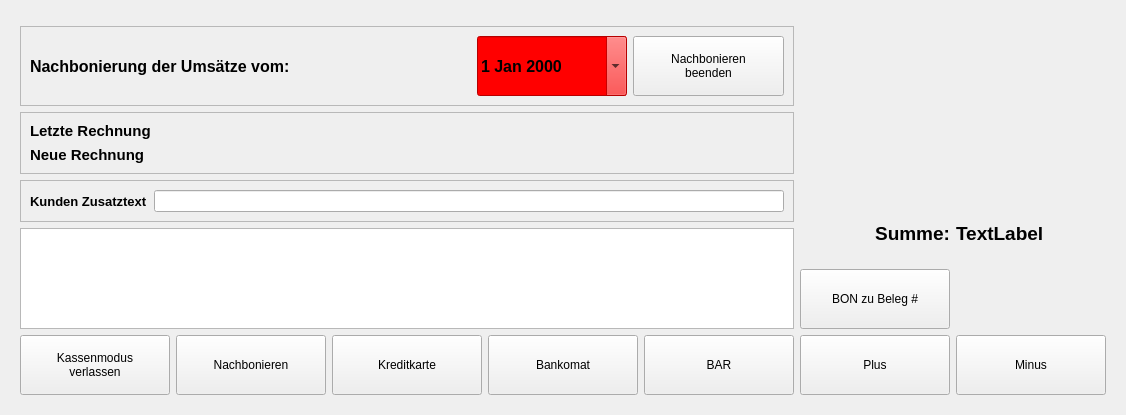
<?xml version="1.0" encoding="UTF-8"?>
<ui version="4.0">
 <class>QRKRegister</class>
 <widget class="QWidget" name="QRKRegister">
  <property name="geometry">
   <rect>
    <x>0</x>
    <y>0</y>
    <width>1126</width>
    <height>415</height>
   </rect>
  </property>
  <property name="windowTitle">
   <string>Form</string>
  </property>
  <layout class="QGridLayout" name="gridLayout_3">
   <item row="0" column="0">
    <widget class="QFrame" name="frame_0">
     <layout class="QHBoxLayout" name="horizontalLayout_5">
      <item>
       <layout class="QHBoxLayout" name="horizontalLayout_4" stretch="1,0">
        <item>
         <layout class="QVBoxLayout" name="verticalLayout_5">
          <item>
           <widget class="QFrame" name="frame_2">
            <property name="frameShape">
             <enum>QFrame::StyledPanel</enum>
            </property>
            <property name="frameShadow">
             <enum>QFrame::Raised</enum>
            </property>
           </widget>
          </item>
          <item>
           <widget class="QFrame" name="totallyup">
            <property name="minimumSize">
             <size>
              <width>0</width>
              <height>0</height>
             </size>
            </property>
            <property name="autoFillBackground">
             <bool>false</bool>
            </property>
            <property name="styleSheet">
             <string notr="true">QFrame#tityup {
    border: 2px solid #FF0000;
}</string>
            </property>
            <property name="frameShape">
             <enum>QFrame::StyledPanel</enum>
            </property>
            <property name="frameShadow">
             <enum>QFrame::Raised</enum>
            </property>
            <layout class="QHBoxLayout" name="horizontalLayout_9">
             <item>
              <widget class="QLabel" name="label_2">
               <property name="font">
                <font>
                 <family>Arial</family>
                 <pointsize>12</pointsize>
                 <weight>75</weight>
                 <bold>true</bold>
                </font>
               </property>
               <property name="text">
                <string>Nachbonierung der Umsätze vom:</string>
               </property>
              </widget>
             </item>
             <item>
              <spacer name="horizontalSpacer_2">
               <property name="orientation">
                <enum>Qt::Horizontal</enum>
               </property>
               <property name="sizeHint" stdset="0">
                <size>
                 <width>40</width>
                 <height>20</height>
                </size>
               </property>
              </spacer>
             </item>
             <item>
              <widget class="QDateEdit" name="dateEdit">
               <property name="minimumSize">
                <size>
                 <width>150</width>
                 <height>60</height>
                </size>
               </property>
               <property name="font">
                <font>
                 <pointsize>12</pointsize>
                 <weight>75</weight>
                 <bold>true</bold>
                </font>
               </property>
               <property name="styleSheet">
                <string notr="true">QDateEdit#dateEdit
{
    background-color: #FF0000;
}
</string>
               </property>
               <property name="currentSection">
                <enum>QDateTimeEdit::DaySection</enum>
               </property>
               <property name="calendarPopup">
                <bool>true</bool>
               </property>
              </widget>
             </item>
             <item>
              <widget class="QPushButton" name="totallyupExitButton">
               <property name="minimumSize">
                <size>
                 <width>151</width>
                 <height>60</height>
                </size>
               </property>
               <property name="text">
                <string>Nachbonieren
beenden</string>
               </property>
               <property name="icon">
                <iconset resource="../qrk.qrc">
                 <normaloff>:/icons/void.png</normaloff>:/icons/void.png</iconset>
               </property>
               <property name="iconSize">
                <size>
                 <width>32</width>
                 <height>32</height>
                </size>
               </property>
              </widget>
             </item>
            </layout>
           </widget>
          </item>
          <item>
           <widget class="QFrame" name="frame_3">
            <property name="minimumSize">
             <size>
              <width>0</width>
              <height>0</height>
             </size>
            </property>
            <property name="frameShape">
             <enum>QFrame::StyledPanel</enum>
            </property>
            <property name="frameShadow">
             <enum>QFrame::Raised</enum>
            </property>
            <layout class="QVBoxLayout" name="verticalLayout_2">
             <item>
              <widget class="QLabel" name="lastReceiptLabel">
               <property name="font">
                <font>
                 <family>Arial</family>
                 <pointsize>11</pointsize>
                 <weight>75</weight>
                 <bold>true</bold>
                </font>
               </property>
               <property name="frameShape">
                <enum>QFrame::NoFrame</enum>
               </property>
               <property name="frameShadow">
                <enum>QFrame::Sunken</enum>
               </property>
               <property name="text">
                <string>Letzte Rechnung</string>
               </property>
              </widget>
             </item>
             <item>
              <widget class="QLabel" name="newReceiptLabel">
               <property name="font">
                <font>
                 <family>Arial</family>
                 <pointsize>11</pointsize>
                 <weight>75</weight>
                 <bold>true</bold>
                </font>
               </property>
               <property name="frameShape">
                <enum>QFrame::NoFrame</enum>
               </property>
               <property name="frameShadow">
                <enum>QFrame::Sunken</enum>
               </property>
               <property name="text">
                <string>Neue Rechnung</string>
               </property>
              </widget>
             </item>
            </layout>
           </widget>
          </item>
          <item>
           <widget class="QFrame" name="frame_1">
            <property name="minimumSize">
             <size>
              <width>0</width>
              <height>0</height>
             </size>
            </property>
            <property name="sizeIncrement">
             <size>
              <width>50</width>
              <height>0</height>
             </size>
            </property>
            <property name="frameShape">
             <enum>QFrame::StyledPanel</enum>
            </property>
            <property name="frameShadow">
             <enum>QFrame::Raised</enum>
            </property>
            <layout class="QHBoxLayout" name="horizontalLayout_6">
             <item>
              <widget class="QLabel" name="label_3">
               <property name="font">
                <font>
                 <family>Arial</family>
                 <pointsize>10</pointsize>
                 <weight>75</weight>
                 <bold>true</bold>
                </font>
               </property>
               <property name="text">
                <string>Kunden Zusatztext</string>
               </property>
              </widget>
             </item>
             <item>
              <widget class="QLineEdit" name="headerText">
               <property name="enabled">
                <bool>true</bool>
               </property>
               <property name="cursorPosition">
                <number>0</number>
               </property>
               <property name="clearButtonEnabled">
                <bool>false</bool>
               </property>
              </widget>
             </item>
            </layout>
           </widget>
          </item>
          <item>
           <layout class="QHBoxLayout" name="horizontalLayout_3" stretch="0">
            <item>
             <widget class="QTableView" name="orderList">
              <property name="font">
               <font>
                <family>Arial</family>
                <italic>false</italic>
               </font>
              </property>
              <property name="autoFillBackground">
               <bool>false</bool>
              </property>
              <property name="lineWidth">
               <number>1</number>
              </property>
              <property name="editTriggers">
               <set>QAbstractItemView::AnyKeyPressed|QAbstractItemView::DoubleClicked|QAbstractItemView::EditKeyPressed</set>
              </property>
              <property name="alternatingRowColors">
               <bool>true</bool>
              </property>
              <property name="selectionMode">
               <enum>QAbstractItemView::SingleSelection</enum>
              </property>
              <property name="selectionBehavior">
               <enum>QAbstractItemView::SelectItems</enum>
              </property>
              <property name="textElideMode">
               <enum>Qt::ElideMiddle</enum>
              </property>
              <property name="cornerButtonEnabled">
               <bool>false</bool>
              </property>
              <attribute name="horizontalHeaderHighlightSections">
               <bool>false</bool>
              </attribute>
              <attribute name="verticalHeaderVisible">
               <bool>false</bool>
              </attribute>
              <attribute name="verticalHeaderHighlightSections">
               <bool>false</bool>
              </attribute>
             </widget>
            </item>
           </layout>
          </item>
          <item>
           <layout class="QHBoxLayout" name="horizontalLayout">
            <item>
             <widget class="QPushButton" name="cancelRegisterButton">
              <property name="minimumSize">
               <size>
                <width>150</width>
                <height>60</height>
               </size>
              </property>
              <property name="maximumSize">
               <size>
                <width>150</width>
                <height>16777215</height>
               </size>
              </property>
              <property name="text">
               <string>Kassenmodus
verlassen</string>
              </property>
              <property name="icon">
               <iconset resource="../qrk.qrc">
                <normaloff>:/icons/cancel.png</normaloff>:/icons/cancel.png</iconset>
              </property>
              <property name="iconSize">
               <size>
                <width>32</width>
                <height>32</height>
               </size>
              </property>
             </widget>
            </item>
            <item>
             <widget class="QPushButton" name="totallyupButton">
              <property name="minimumSize">
               <size>
                <width>150</width>
                <height>60</height>
               </size>
              </property>
              <property name="text">
               <string>Nachbonieren</string>
              </property>
              <property name="icon">
               <iconset resource="../qrk.qrc">
                <normaloff>:/icons/edit.png</normaloff>:/icons/edit.png</iconset>
              </property>
              <property name="iconSize">
               <size>
                <width>32</width>
                <height>32</height>
               </size>
              </property>
             </widget>
            </item>
            <item>
             <spacer name="horizontalSpacer_4">
              <property name="orientation">
               <enum>Qt::Horizontal</enum>
              </property>
              <property name="sizeHint" stdset="0">
               <size>
                <width>40</width>
                <height>20</height>
               </size>
              </property>
             </spacer>
            </item>
            <item>
             <widget class="QPushButton" name="creditcardReceipt">
              <property name="minimumSize">
               <size>
                <width>150</width>
                <height>60</height>
               </size>
              </property>
              <property name="text">
               <string>Kreditkarte</string>
              </property>
              <property name="icon">
               <iconset resource="../qrk.qrc">
                <normaloff>:/icons/paymentmodes48.png</normaloff>:/icons/paymentmodes48.png</iconset>
              </property>
              <property name="iconSize">
               <size>
                <width>32</width>
                <height>32</height>
               </size>
              </property>
              <attribute name="buttonGroup">
               <string notr="true">buttonGroup</string>
              </attribute>
             </widget>
            </item>
            <item>
             <widget class="QPushButton" name="debitcardReceipt">
              <property name="minimumSize">
               <size>
                <width>150</width>
                <height>60</height>
               </size>
              </property>
              <property name="text">
               <string>Bankomat</string>
              </property>
              <property name="icon">
               <iconset resource="../qrk.qrc">
                <normaloff>:/icons/bankomat.png</normaloff>:/icons/bankomat.png</iconset>
              </property>
              <property name="iconSize">
               <size>
                <width>32</width>
                <height>32</height>
               </size>
              </property>
              <attribute name="buttonGroup">
               <string notr="true">buttonGroup</string>
              </attribute>
             </widget>
            </item>
            <item>
             <widget class="QPushButton" name="cashReceipt">
              <property name="minimumSize">
               <size>
                <width>150</width>
                <height>60</height>
               </size>
              </property>
              <property name="text">
               <string>BAR</string>
              </property>
              <property name="icon">
               <iconset resource="../qrk.qrc">
                <normaloff>:/icons/money48.png</normaloff>:/icons/money48.png</iconset>
              </property>
              <property name="iconSize">
               <size>
                <width>32</width>
                <height>32</height>
               </size>
              </property>
              <attribute name="buttonGroup">
               <string notr="true">buttonGroup</string>
              </attribute>
             </widget>
            </item>
           </layout>
          </item>
         </layout>
        </item>
        <item>
         <layout class="QVBoxLayout" name="verticalLayout_6">
          <item>
           <layout class="QGridLayout" name="gridLayout">
            <item row="0" column="1">
             <spacer name="verticalSpacer_2">
              <property name="orientation">
               <enum>Qt::Vertical</enum>
              </property>
              <property name="sizeHint" stdset="0">
               <size>
                <width>20</width>
                <height>40</height>
               </size>
              </property>
             </spacer>
            </item>
            <item row="10" column="1">
             <widget class="QPushButton" name="minusButton">
              <property name="minimumSize">
               <size>
                <width>150</width>
                <height>60</height>
               </size>
              </property>
              <property name="text">
               <string>Minus</string>
              </property>
              <property name="icon">
               <iconset resource="../qrk.qrc">
                <normaloff>:/icons/list-remove.png</normaloff>:/icons/list-remove.png</iconset>
              </property>
              <property name="iconSize">
               <size>
                <width>32</width>
                <height>32</height>
               </size>
              </property>
             </widget>
            </item>
            <item row="10" column="0">
             <widget class="QPushButton" name="plusButton">
              <property name="sizePolicy">
               <sizepolicy hsizetype="Minimum" vsizetype="Fixed">
                <horstretch>0</horstretch>
                <verstretch>0</verstretch>
               </sizepolicy>
              </property>
              <property name="minimumSize">
               <size>
                <width>150</width>
                <height>60</height>
               </size>
              </property>
              <property name="text">
               <string>Plus</string>
              </property>
              <property name="icon">
               <iconset resource="../qrk.qrc">
                <normaloff>:/icons/list-add.png</normaloff>:/icons/list-add.png</iconset>
              </property>
              <property name="iconSize">
               <size>
                <width>32</width>
                <height>32</height>
               </size>
              </property>
             </widget>
            </item>
            <item row="2" column="0">
             <widget class="QPushButton" name="receiptToInvoice">
              <property name="minimumSize">
               <size>
                <width>0</width>
                <height>60</height>
               </size>
              </property>
              <property name="text">
               <string>BON zu Beleg #</string>
              </property>
              <property name="icon">
               <iconset resource="../qrk.qrc">
                <normaloff>:/icons/invoice.png</normaloff>:/icons/invoice.png</iconset>
              </property>
              <property name="iconSize">
               <size>
                <width>32</width>
                <height>32</height>
               </size>
              </property>
             </widget>
            </item>
            <item row="1" column="0">
             <widget class="QLabel" name="label">
              <property name="minimumSize">
               <size>
                <width>0</width>
                <height>60</height>
               </size>
              </property>
              <property name="font">
               <font>
                <pointsize>14</pointsize>
                <weight>75</weight>
                <bold>true</bold>
               </font>
              </property>
              <property name="text">
               <string>Summe:</string>
              </property>
              <property name="alignment">
               <set>Qt::AlignRight|Qt::AlignTrailing|Qt::AlignVCenter</set>
              </property>
             </widget>
            </item>
            <item row="1" column="1">
             <widget class="QLabel" name="sumLabel">
              <property name="minimumSize">
               <size>
                <width>0</width>
                <height>60</height>
               </size>
              </property>
              <property name="font">
               <font>
                <pointsize>14</pointsize>
                <weight>75</weight>
                <bold>true</bold>
               </font>
              </property>
              <property name="text">
               <string>TextLabel</string>
              </property>
             </widget>
            </item>
           </layout>
          </item>
         </layout>
        </item>
       </layout>
      </item>
     </layout>
    </widget>
   </item>
  </layout>
 </widget>
 <resources>
  <include location="../qrk.qrc"/>
 </resources>
 <connections/>
 <buttongroups>
  <buttongroup name="buttonGroup"/>
 </buttongroups>
</ui>
